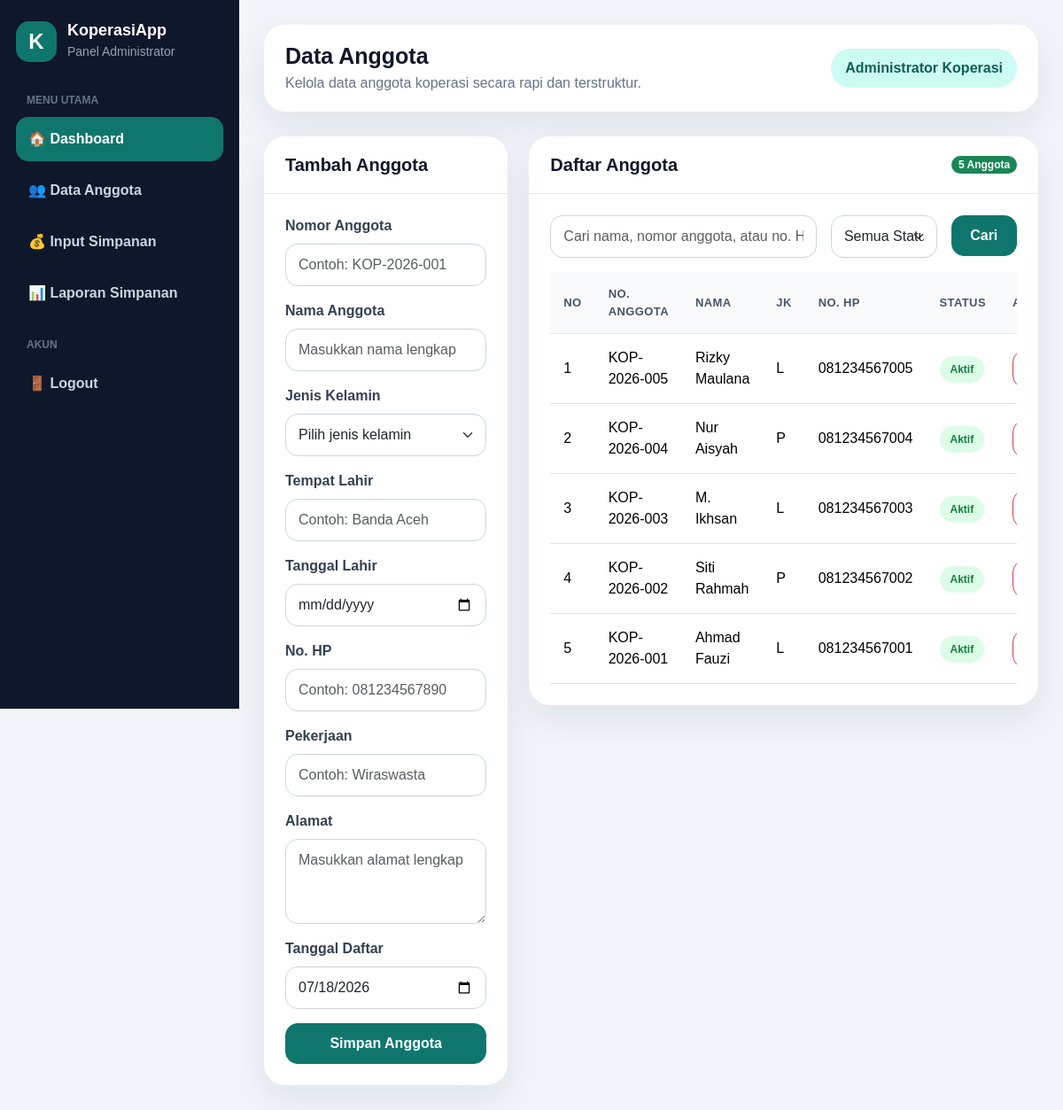
Screenshot of /anggota.php (signed in) with the database file from the repository.
### tables this page shows
CREATE TABLE `anggota` (
  `id_anggota` int(11) NOT NULL,
  `nomor_anggota` varchar(30) NOT NULL,
  `nama_anggota` varchar(100) NOT NULL,
  `jenis_kelamin` enum('L','P') NOT NULL,
  `tempat_lahir` varchar(100) DEFAULT NULL,
  `tanggal_lahir` date DEFAULT NULL,
  `alamat` text DEFAULT NULL,
  `no_hp` varchar(20) DEFAULT NULL,
  `pekerjaan` varchar(100) DEFAULT NULL,
  `tanggal_daftar` date NOT NULL,
  `status_anggota` enum('aktif','nonaktif') DEFAULT 'aktif',
  `created_at` timestamp NOT NULL DEFAULT current_timestamp()
);

### anggota.php (the view, shortened to what this page needs)
<?php
require_once 'koneksi.php';
$where = "WHERE 1=1";
$cari = '';
$status_filter = '';
$query_tampil = "SELECT * FROM anggota $where ORDER BY id_anggota DESC";
$result = mysqli_query($koneksi, $query_tampil);
$total_data = mysqli_num_rows($result);
?>
<!DOCTYPE html>
<html lang="id">
<head>
    <link href="https://cdn.jsdelivr.net/npm/bootstrap@5.3.8/dist/css/bootstrap.min.css" rel="stylesheet">
    <link rel="stylesheet" href="assets/css/style.css">
</head>
<body>
<div class="app-layout">
    <aside class="sidebar">
        <div class="logo">
            <div class="logo-box">K</div>
            <div>
                <h4>KoperasiApp</h4>
                <small>Panel Administrator</small>
            </div>
        </div>
        <div class="menu-label">Menu Utama</div>
        <ul class="nav-menu">
            <li><a href="dashboard.php" class="active">🏠 Dashboard</a></li>
            <li><a href="anggota.php">👥 Data Anggota</a></li>
            <li><a href="simpanan.php">💰 Input Simpanan</a></li>
            <li><a href="laporan.php">📊 Laporan Simpanan</a></li>
        </ul>
        <div class="menu-label">Akun</div>
        <ul class="nav-menu">
            <li><a href="logout.php">🚪 Logout</a></li>
        </ul>
    </aside>
    <main class="main-content">
        <div class="topbar">
            <div>
                <h2>Data Anggota</h2>
                <p>Kelola data anggota koperasi secara rapi dan terstruktur.</p>
            </div>
            <div class="user-pill"><?= htmlspecialchars($_SESSION['nama_lengkap']) ?></div>
        </div>
        <div class="row g-4">
            <div class="col-lg-4">
                <div class="content-card">
                    <div class="card-header">
                        <h5>Tambah Anggota</h5>
                    </div>
                    <div class="card-body">
                        <form action="" method="post">
                            <div class="mb-3">
                                <label class="form-label">Nomor Anggota</label>
                                <input type="text" name="nomor_anggota" class="form-control" placeholder="Contoh: KOP-2026-001" required>
                            </div>
                            <div class="mb-3">
                                <label class="form-label">Nama Anggota</label>
                                <input type="text" name="nama_anggota" class="form-control" placeholder="Masukkan nama lengkap" required>
                            </div>
                            <div class="mb-3">
                                <label class="form-label">Jenis Kelamin</label>
                                <select name="jenis_kelamin" class="form-select" required>
                                    <option value="">Pilih jenis kelamin</option>
                                </select>
                            </div>
                            <div class="mb-3">
                                <label class="form-label">Tempat Lahir</label>
                                <input type="text" name="tempat_lahir" class="form-control" placeholder="Contoh: Banda Aceh">
                            </div>
                            <div class="mb-3">
                                <label class="form-label">Tanggal Lahir</label>
                                <input type="date" name="tanggal_lahir" class="form-control">
                            </div>
                            <div class="mb-3">
                                <label class="form-label">No. HP</label>
                                <input type="text" name="no_hp" class="form-control" placeholder="Contoh: 081234567890">
                            </div>
                            <div class="mb-3">
                                <label class="form-label">Pekerjaan</label>
                                <input type="text" name="pekerjaan" class="form-control" placeholder="Contoh: Wiraswasta">
                            </div>
                            <div class="mb-3">
                                <label class="form-label">Alamat</label>
                                <textarea name="alamat" class="form-control" rows="3" placeholder="Masukkan alamat lengkap"></textarea>
                            </div>
                            <div class="mb-3">
                                <label class="form-label">Tanggal Daftar</label>
                                <input type="date" name="tanggal_daftar" class="form-control" value="<?= date('Y-m-d') ?>" required>
                            </div>
                            <button type="submit" name="tambah" class="btn btn-primary w-100">
                                Simpan Anggota
                            </button>
                        </form>
                    </div>
                </div>
            </div>
            <div class="col-lg-8">
                <div class="content-card">
                    <div class="card-header d-flex justify-content-between align-items-center">
                        <h5>Daftar Anggota</h5>
                        <span class="badge bg-success rounded-pill"><?= $total_data ?> Anggota</span>
                    </div>
                    <div class="card-body">
                        <form action="" method="get" class="mb-3">
                            <div class="row g-3">
                                <div class="col-md-7">
                                    <input type="text" name="cari" class="form-control" placeholder="Cari nama, nomor anggota, atau no. HP" value="<?= htmlspecialchars($cari) ?>">
                                </div>
                                <div class="col-md-3">
                                    <select name="status" class="form-select">
                                        <option value="Semua Status" <?= $status_filter=='Semua Status'?'selected':'' ?>>Semua Status</option>
                                    </select>
                                </div>
                                <div class="col-md-2">
                                    <button type="submit" class="btn btn-primary w-100">Cari</button>
                                </div>
                            </div>
                        </form>
                        <div class="table-responsive">
                            <table class="table table-hover">
                                <thead>
                                    <tr>
                                        <th>No</th>
                                        <th>No. Anggota</th>
                                        <th>Nama</th>
                                        <th>JK</th>
                                        <th>No. HP</th>
                                        <th>Status</th>
                                        <th>Aksi</th>
                                    </tr>
                                </thead>
                                <tbody>
                                    <?php
                                    $no = 1;
                                    while($row = mysqli_fetch_assoc($result)):
                                    ?>
                                    <tr>
                                        <td><?= $no++ ?></td>
                                        <td><?= htmlspecialchars($row['nomor_anggota']) ?></td>
                                        <td><?= htmlspecialchars($row['nama_anggota']) ?></td>
                                        <td><?= $row['jenis_kelamin'] ?></td>
                                        <td><?= htmlspecialchars($row['no_hp']) ?></td>
                                        <td><span class="badge-soft badge-<?= $row['status_anggota'] ?>"><?= ucfirst($row['status_anggota']) ?></span></td>
                                        <td>
                                            <a href="?hapus=<?= $row['id_anggota'] ?>" class="btn btn-sm btn-outline-danger" onclick="return confirm('Apakah Anda yakin ingin menghapus data anggota ini?')">Hapus</a>
                                        </td>
                                    </tr>
                                    <?php endwhile; ?>
                                </tbody>
                            </table>
                        </div>
                    </div>
                </div>
            </div>
        </div>
    </main>
</div>
</body>
</html>

### style.css (style rules this page uses)
:root { --primary: #0f766e; --primary-dark: #115e59; --secondary: #64748b; --success: #16a34a; --warning: #f59e0b; --danger: #dc2626; --info: #0284c7; --dark: #0f172a; --light: #f8fafc; --soft-green: #ccfbf1; --soft-blue: #e0f2fe; --soft-yellow: #fef3c7; --soft-red: #fee2e2; --border: #e2e8f0; --shadow: 0 16px 40px rgba(15, 23, 42, 0.08); }
* { box-sizing: border-box; }
body { margin: 0; font-family: Arial, Helvetica, sans-serif; background: #f1f5f9; color: #1e293b; }
a { text-decoration: none; }
.form-label { font-weight: 700; color: #334155; }
.form-control, .form-select { border-radius: 14px; border-color: #cbd5e1; padding: 11px 14px; }
.btn { border-radius: 14px; font-weight: 700; padding: 10px 18px; }
.btn-primary { background: var(--primary); border-color: var(--primary); }
.app-layout { display: flex; min-height: 100vh; }
.sidebar { width: 270px; min-height: 100vh; background: #0f172a; color: #ffffff; position: fixed; padding: 24px 18px; }
.logo { display: flex; align-items: center; gap: 12px; margin-bottom: 34px; }
.logo-box { width: 46px; height: 46px; border-radius: 15px; background: var(--primary); display: flex; align-items: center; justify-content: center; font-size: 24px; font-weight: 800; }
.logo h4 { margin: 0; font-size: 18px; font-weight: 800; }
.logo small { color: #94a3b8; }
.menu-label { color: #64748b; font-size: 12px; text-transform: uppercase; font-weight: 800; margin: 24px 12px 10px; }
.nav-menu { list-style: none; padding: 0; margin: 0; }
.nav-menu li { margin-bottom: 8px; }
.nav-menu a { color: #cbd5e1; display: flex; align-items: center; gap: 12px; padding: 13px 14px; border-radius: 14px; font-weight: 700; transition: 0.2s ease; }
.nav-menu a:hover, .nav-menu a.active { background: var(--primary); color: #ffffff; }
.main-content { margin-left: 270px; width: calc(100% - 270px); padding: 28px; }
.topbar { background: #ffffff; border-radius: 24px; padding: 20px 24px; box-shadow: var(--shadow); display: flex; align-items: center; justify-content: space-between; margin-bottom: 28px; }
.topbar h2 { margin: 0; font-size: 25px; font-weight: 800; color: var(--dark); }
.topbar p { margin: 4px 0 0; color: var(--secondary); }
.user-pill { background: var(--soft-green); color: var(--primary-dark); border-radius: 999px; padding: 10px 16px; font-weight: 800; }
.content-card { background: #ffffff; border-radius: 24px; box-shadow: var(--shadow); border: 0; overflow: hidden; }
.content-card .card-header { background: #ffffff; border-bottom: 1px solid var(--border); padding: 20px 24px; }
.content-card .card-header h5 { margin: 0; font-weight: 800; color: var(--dark); }
.content-card .card-body { padding: 24px; }
.table { margin-bottom: 0; }
.table thead th { background: #f8fafc; color: #475569; font-size: 13px; text-transform: uppercase; letter-spacing: 0.4px; border-bottom: 1px solid var(--border); }
.table td, .table th { vertical-align: middle; padding: 15px; }
.badge-soft { padding: 8px 12px; border-radius: 999px; font-weight: 800; font-size: 12px; }
.badge-aktif { background: #dcfce7; color: #15803d; }

### rows the page displays
anggota: nomor_anggota "KOP-2026-005", nama_anggota "Rizky Maulana", jenis_kelamin "L", no_hp "081234567005", status_anggota "Aktif"
anggota: nomor_anggota "KOP-2026-004", nama_anggota "Nur Aisyah", jenis_kelamin "P", no_hp "081234567004", status_anggota "Aktif"
anggota: nomor_anggota "KOP-2026-003", nama_anggota "M. Ikhsan", jenis_kelamin "L", no_hp "081234567003", status_anggota "Aktif"
anggota: nomor_anggota "KOP-2026-002", nama_anggota "Siti Rahmah", jenis_kelamin "P", no_hp "081234567002", status_anggota "Aktif"
anggota: nomor_anggota "KOP-2026-001", nama_anggota "Ahmad Fauzi", jenis_kelamin "L", no_hp "081234567001", status_anggota "Aktif"

### other values shown
$_SESSION['nama_lengkap'] "Administrator Koperasi"
$total_data "5"
